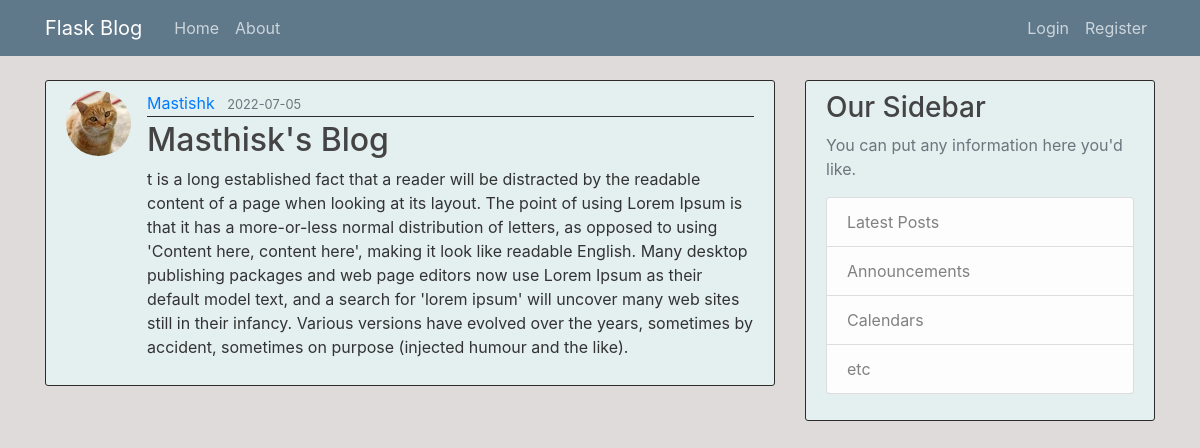
Screenshot of /post/2 with the database file from the repository.
### flaskblog/models.py (models this page shows, shortened)
class User(db.Model, UserMixin):
    id = db.Column(db.Integer, primary_key=True)
    username = db.Column(db.String(20), unique=True, nullable=False)
    email = db.Column(db.String(120), unique=True, nullable=False)
    image_file = db.Column(db.String(20), nullable=False, default='default.jpg')
    password = db.Column(db.String(60), nullable=False)
    posts = db.relationship('Post', backref='author', lazy=True)

class Post(db.Model):
    id = db.Column(db.Integer, primary_key=True)
    title = db.Column(db.String(100), nullable=False)
    date_posted = db.Column(db.DateTime, nullable=False, default=datetime.utcnow)
    content = db.Column(db.Text, nullable=False)
    user_id = db.Column(db.Integer, db.ForeignKey('user.id'), nullable=False)

### flaskblog/posts/routes.py (the view)
@posts.route("/post/<int:post_id>")
def post(post_id):
    post = Post.query.get_or_404(post_id)
    return render_template('post.html', title=post.title, post=post)

### flaskblog/templates/post.html (shortened to what this page needs)
{% extends "layout.html" %}
{% block content %}
  <article class="media content-section">
    <img class="rounded-circle article-img" src="{{ url_for('static', filename='profile_pics/' + post.author.image_file) }}">
    <div class="media-body">
      <div class="article-metadata">
        <a class="mr-2" href="{{ url_for('users.user_posts', username=post.author.username) }}">{{ post.author.username }}</a>
        <small class="text-muted">{{ post.date_posted.strftime('%Y-%m-%d') }}</small>
      </div>
      <h2 class="article-title">{{ post.title }}</h2>
      <p class="article-content">{{ post.content }}</p>
    </div>
  </article>
{% endblock content %}

### flaskblog/static/main.css (style rules this page uses)
body { background: #dfdbdb; color: #333333; margin-top: 5rem; }
h1, h2, h3, h4, h5, h6 { color: #444444; }
.content-section { background: rgb(228, 239, 239); padding: 10px 20px; border: 1px solid rgb(46, 43, 43); border-radius: 3px; margin-bottom: 20px; }
.article-title { color: #444444; }
.article-content { white-space: pre-line; }
.article-img { height: 65px; width: 65px; margin-right: 16px; }
.article-metadata { padding-bottom: 1px; margin-bottom: 4px; border-bottom: 1px solid rgb(46, 43, 43); }

### rows the page displays
User: image_file (picture), author.username "Mastishk"
Post: date_posted "2022-07-05", title "Masthisk's Blog", content "t is a long established fact that a reader will be distracted by the readable content of a page when looking at its layout. The point of using Lorem Ipsum is that it has a more-or-less normal distribution of letters, as opposed to using 'Content here, content here', making it look like readable English. Many desktop publishing packages and web page editors now use Lorem Ipsum as their default model text, and a search for 'lorem ipsum' will uncover many web sites still in their infancy. Various versions have evolved over the years, sometimes by accident, sometimes on purpose (injected humour and the like)."
